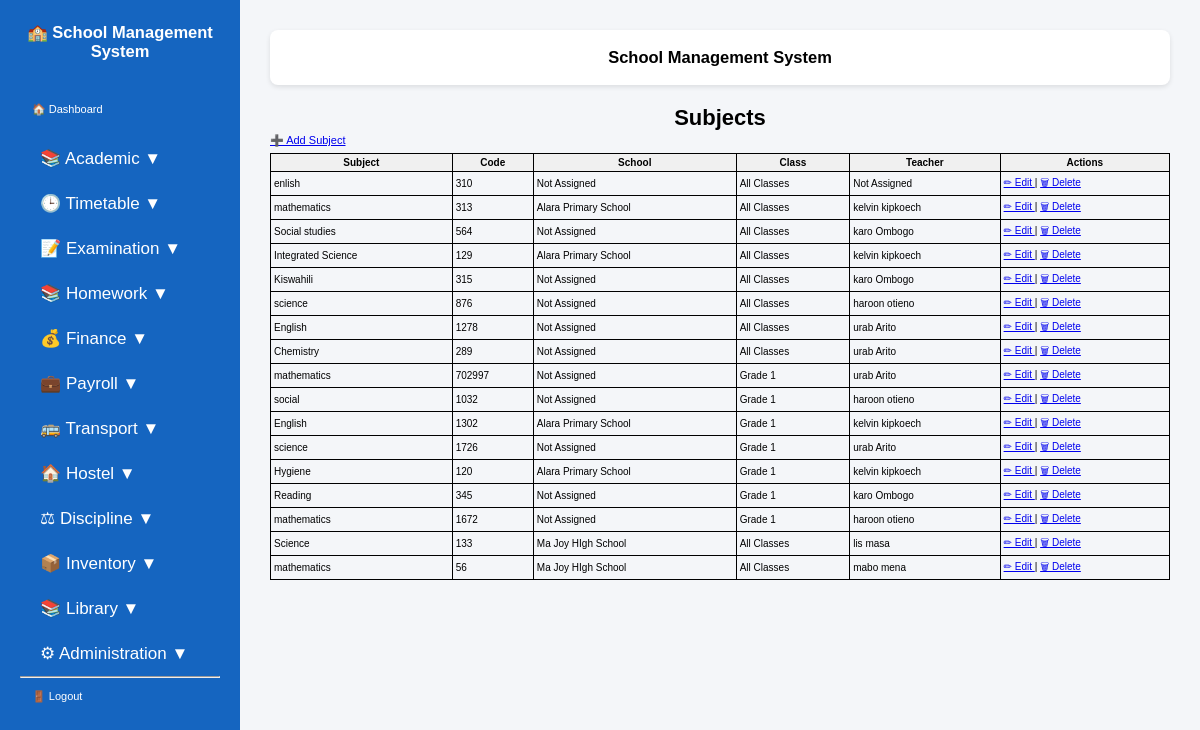
Page /subjects/ (signed in) on the committed database.
### students/models.py (models this page shows, shortened)
class Subject(models.Model):
    name = models.CharField(max_length=100)
    code = models.CharField(max_length=20, unique=True)
    school = models.ForeignKey(
        SchoolProfile,
        on_delete=models.CASCADE,
        null=True,
        blank=True,
        related_name="subjects",
    )
    school_class = models.ForeignKey(
        SchoolClass,
        on_delete=models.CASCADE,
        related_name="subjects",
        null=True,
        blank=True,
    )
    teacher = models.ForeignKey(
        Teacher,
        on_delete=models.SET_NULL,
        null=True,
        blank=True,
        related_name="subjects",
    )

class SchoolProfile(models.Model):
    name = models.CharField(max_length=200, unique=True)
    motto = models.CharField(max_length=300, blank=True)
    address = models.CharField(max_length=300)
    phone = models.CharField(max_length=20)
    email = models.EmailField(blank=True)
    website = models.CharField(max_length=100, blank=True)
    current_term = models.CharField(max_length=20)
    academic_year = models.CharField(max_length=20)
    principal_name = models.CharField(max_length=100, blank=True)
    principal_signature = models.ImageField(
        upload_to="signatures/",
        blank=True,
        null=True,
    )
    logo = models.ImageField(
        upload_to="school_logos/",
        blank=True,
        null=True,
    )
    closing_date = models.DateField(null=True, blank=True)
    opening_date = models.DateField(null=True, blank=True)
    school_stamp = models.ImageField(
        upload_to="school/",
        blank=True,
        null=True,
)

class Teacher(models.Model):
    user = models.OneToOneField(
        User,
        on_delete=models.CASCADE,
        null=True,
        blank=True,
        related_name="teacher_profile",
    )
    school = models.ForeignKey(
        SchoolProfile,
        on_delete=models.CASCADE,
        null=True,
        blank=True,
        related_name="teachers",
    )
    employee_number = models.CharField(max_length=20, unique=True)
    first_name = models.CharField(max_length=100)
    last_name = models.CharField(max_length=100)
    gender = models.CharField(max_length=10)
    phone = models.CharField(max_length=20)
    email = models.EmailField(blank=True)

class SchoolClass(models.Model):
    name = models.CharField(max_length=50)
    school = models.ForeignKey(
        SchoolProfile,
        on_delete=models.CASCADE,
        related_name="classes",
    )
    class_teacher = models.ForeignKey(
        Teacher,
        on_delete=models.SET_NULL,
        null=True,
        blank=True,
        related_name="class_teacher_for",
    )
    class Meta:
        constraints = [
            models.UniqueConstraint(
                fields=["school", "name"],
                name="unique_class_per_school",
            )
        ]

### students/view_modules/academic.py (the view, shortened to what this page needs)
# urls.py: path('subjects/', views.subject_list, name='subject_list'),
@login_required
@admin_or_bursar
def subject_list(request):
    if request.user.is_superuser:
        subjects = Subject.objects.select_related(
            "school",
            "school_class",
            "teacher",
        ).all()
    return render(
        request,
        "students/subject_list.html",
        {
            "subjects": subjects,
        },
    )

### students/templatetags/group_tags.py (called while the page is built)
@register.filter
def has_group(user, group_name):
    return user.groups.filter(name=group_name).exists()

### templates/students/subject_list.html
{% extends "base.html" %}
{% block content %}
<h1>Subjects</h1>
<a href="{% url 'add_subject' %}">
    ➕ Add Subject
</a>
<table>
    <thead>
        <tr>
            <th>Subject</th>
            <th>Code</th>
            <th>School</th>
            <th>Class</th>
            <th>Teacher</th>
            <th>Actions</th>
        </tr>
    </thead>
    <tbody>
    {% for subject in subjects %}
        <tr>
            <td>
                {{ subject.name }}
            </td>
            <td>
                {{ subject.code }}
            </td>
            <td>
                {% if subject.school %}
                    {{ subject.school.name }}
                {% else %}
                    Not Assigned
                {% endif %}
            </td>
            <td>
                {% if subject.school_class %}
                    {{ subject.school_class.name }}
                {% else %}
                    All Classes
                {% endif %}
            </td>
            <td>
                {% if subject.teacher %}
                    {{ subject.teacher.first_name }}
                    {{ subject.teacher.last_name }}
                {% else %}
                    Not Assigned
                {% endif %}
            </td>
            <td>
                <a href="{% url 'edit_subject' subject.id %}">
                    ✏ Edit
                </a>
                |
                <a href="{% url 'delete_subject' subject.id %}">
                    🗑 Delete
                </a>
            </td>
        </tr>
    {% empty %}
        <tr>
            <td colspan="6">
                No subjects available.
            </td>
        </tr>
    {% endfor %}
    </tbody>
</table>
{% endblock %}

### static/css/styles.css (style rules this page uses)
* { margin:0; padding:0; box-sizing:border-box; font-family:Arial, sans-serif; }
body { display:flex; background:#f4f6f9; }
body { font-family: Arial, sans-serif; font-size: 11px; margin: 0; padding: 0; color: #000; }
h1, h2, h3, h4 { margin: 3px 0; text-align: center; }
table { width: 100%; border-collapse: collapse; margin-top: 6px; }
th, td { border: 1px solid #000; padding: 3px; font-size: 10px; }
th { background: #f0f0f0; }

### rows in the picture
Subject: name "enlish", code "310", shows "Not Assigned", shows "All Classes"
Subject: name "mathematics", code "313", school.name "Alara Primary School", shows "All Classes", teacher.first_name "kelvin", teacher.last_name "kipkoech"
Subject: name "Social studies", code "564", shows "Not Assigned", shows "All Classes", teacher.first_name "karo", teacher.last_name "Ombogo"
Subject: name "Integrated Science", code "129", school.name "Alara Primary School", shows "All Classes", teacher.first_name "kelvin", teacher.last_name "kipkoech"
Subject: name "Kiswahili", code "315", shows "Not Assigned", shows "All Classes", teacher.first_name "karo", teacher.last_name "Ombogo"
Subject: name "science", code "876", shows "Not Assigned", shows "All Classes", teacher.first_name "haroon", teacher.last_name "otieno"
Subject: name "English", code "1278", shows "Not Assigned", shows "All Classes", teacher.first_name "urab", teacher.last_name "Arito"
Subject: name "Chemistry", code "289", shows "Not Assigned", shows "All Classes", teacher.first_name "urab", teacher.last_name "Arito"
Subject: name "mathematics", code "702997", shows "Not Assigned", school_class.name "Grade 1", teacher.first_name "urab", teacher.last_name "Arito"
Subject: name "social", code "1032", shows "Not Assigned", school_class.name "Grade 1", teacher.first_name "haroon", teacher.last_name "otieno"
Subject: name "English", code "1302", school.name "Alara Primary School", school_class.name "Grade 1", teacher.first_name "kelvin", teacher.last_name "kipkoech"
Subject: name "science", code "1726", shows "Not Assigned", school_class.name "Grade 1", teacher.first_name "urab", teacher.last_name "Arito"
Subject: name "Hygiene", code "120", school.name "Alara Primary School", school_class.name "Grade 1", teacher.first_name "kelvin", teacher.last_name "kipkoech"
Subject: name "Reading", code "345", shows "Not Assigned", school_class.name "Grade 1", teacher.first_name "karo", teacher.last_name "Ombogo"
Subject: name "mathematics", code "1672", shows "Not Assigned", school_class.name "Grade 1", teacher.first_name "haroon", teacher.last_name "otieno"
Subject: name "Science", code "133", school.name "Ma Joy HIgh School", shows "All Classes", teacher.first_name "lis", teacher.last_name "masa"
Subject: name "mathematics", code "56", school.name "Ma Joy HIgh School", shows "All Classes", teacher.first_name "mabo", teacher.last_name "mena"
